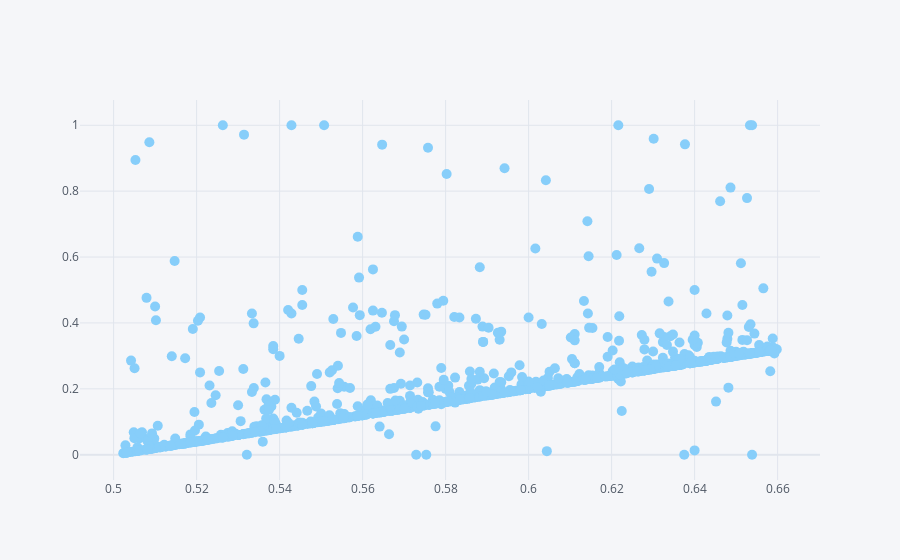

The cell this chart's notebook holds for it:
### Code cell
mg_p1x=middle_games.set_index('P2/P1')
mg_p1x.iplot(y='W1/P1',mode='markers',color='LightSkyBlue',size=10)

### Figure 1 — Plotly figure (JSON) as saved in the notebook; plotly's stock layout.template omitted (floating-point values rounded to 4 significant figures; data arrays with more than 128 entries replaced by an {"elided": "..."} marker saying what was removed)
{"data": [{"line": {"color": "rgba(135, 206, 250, 1.0)", "dash": "solid", "shape": "linear", "width": 1.3}, "marker": {"size": 10, "symbol": "circle"}, "mode": "markers", "name": "W1/P1", "text": "", "type": "scatter", "x": {"elided": "987 float values"}, "y": {"elided": "987 float values"}}], "layout": {"legend": {"bgcolor": "#F5F6F9", "font": {"color": "#4D5663"}}, "paper_bgcolor": "#F5F6F9", "plot_bgcolor": "#F5F6F9", "title": {"font": {"color": "#4D5663"}}, "xaxis": {"gridcolor": "#E1E5ED", "showgrid": true, "tickfont": {"color": "#4D5663"}, "title": {"font": {"color": "#4D5663"}, "text": ""}, "zerolinecolor": "#E1E5ED"}, "yaxis": {"gridcolor": "#E1E5ED", "showgrid": true, "tickfont": {"color": "#4D5663"}, "title": {"font": {"color": "#4D5663"}, "text": ""}, "zerolinecolor": "#E1E5ED"}}}
